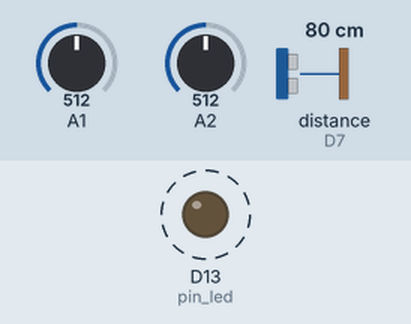
A sketch run on a simulated Arduino Zero (SAMD21). Shown: output pins drawn as LEDs (lit = HIGH). Dashed ring = blinking. Inputs (shaded band) come from the test bench; at power-on: A1 = 512, A2 = 512, distance to the obstacle (sensor on D7) 80 cm (analog values on the 0–1023 scale). The echo pulse lasts 58.3 µs per cm; what the sketch prints to the serial monitor is not drawn.

Above: at 0.03 s.
Timing chart, 0 to 3.0 s (numbered marks = the images above):
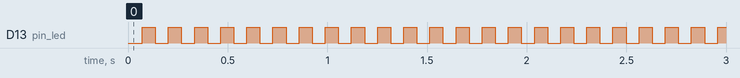

Measured:
- by itself, D13 (pin_led): alternates HIGH for 0.07 s and LOW for 0.07 s

The sketch:

hexo.ino
```cpp
// (licence header left out)
#include <HCSR04.h>

// select the pin for the LED
uint8_t pin_ctrl_pitch = 1;
uint8_t pin_ctrl_mod = 2;
uint8_t pin_led = 13;
uint8_t pin_trig = 8;
uint8_t pin_echo = 7;

// prep for calibration
#define CTRL_PITCH_MIN 1440
#define CTRL_PITCH_MAX 2740
#define CTRL_PITCH_MID 2080
uint16_t ctrl_pitch_min = CTRL_PITCH_MIN;
uint16_t ctrl_pitch_max = CTRL_PITCH_MAX;
uint16_t ctrl_pitch_mid = CTRL_PITCH_MID;
#define CTRL_MOD_MIN 1750
#define CTRL_MOD_MAX 2900
uint16_t ctrl_mod_min = CTRL_MOD_MIN;
uint16_t ctrl_mod_max = CTRL_MOD_MAX;
// dist: distance in mm's, upper bound = freeze previous value
#define CTRL_DIST_MIN 0
#define CTRL_DIST_MAX 200
uint16_t ctrl_dist_min = CTRL_DIST_MIN;
uint16_t ctrl_dist_max = CTRL_DIST_MAX;

// read value coming from the sensor
uint16_t ctrl_pitch_val = 0;
uint16_t ctrl_mod_val = 0;
uint16_t ctrl_dist_val = 0;
uint16_t ctrl_dist_val_prev = 0;

// store normalized value
float ctrl_pitch_norm;
float ctrl_mod_norm;
float ctrl_dist_norm;

// blink
bool blink = false;

 // initialisation class HCSR04 (trig pin , echo pin)
HCSR04 hc(pin_trig, pin_echo);


void setup() {
  // declare the ledPin as an OUTPUT:
  pinMode(pin_led, OUTPUT);

  // Set analog out resolution to max, 10-bits
  analogWriteResolution(10);

  // Set analog input resolution to max, 12-bits
  analogReadResolution(12);

  Serial.begin(38400);
}


void loop() {

  // read
  /*
    dist: cm
  */

  // normalized: map() and constrain()
  // not done in haxophone as it has no knowledge of the physical properties of the sensors

  // read pitch wheel
  ctrl_pitch_val = analogRead(pin_ctrl_pitch);
  ctrl_pitch_norm = map(
                    constrain(ctrl_pitch_val, ctrl_pitch_min, ctrl_pitch_max),
                    ctrl_pitch_min, ctrl_pitch_max,
                    -1000, 1000
                    ) / 1000.0f;

  // read mod wheel
  //    mod: 1410 - 2080 - 2740 (calculated mid 2075)
  ctrl_mod_val = analogRead(pin_ctrl_mod);
  ctrl_mod_norm = map(
                    constrain(ctrl_mod_val, ctrl_mod_min, ctrl_mod_max),
                    ctrl_mod_min, ctrl_mod_max,
                    0, 1000
                    ) / 1000.0f;

  // read distance, convert to whole mm's
  float ctrl_dist_valf = hc.dist(); // cm
  ctrl_dist_val = (int)(ctrl_dist_valf * 10); // mm, int
  if (ctrl_dist_val > ctrl_dist_max)
  {
    ctrl_dist_val = ctrl_dist_val_prev;
  } else {
    ctrl_dist_val_prev = ctrl_dist_val;
  }
  ctrl_dist_norm = map(
                    ctrl_dist_val,
                    ctrl_dist_min, ctrl_dist_max,
                    0, ctrl_dist_max
                    ) / (float)ctrl_dist_max;

  // write to serial port
  // 3 decimal places

  Serial.print(ctrl_pitch_norm, 3);
  Serial.print(",");
  Serial.print(ctrl_mod_norm, 3);
  Serial.print(",");
  Serial.print(ctrl_dist_norm, 3);
  Serial.println("");

  digitalWrite(pin_led, blink);
  blink = !blink;

  delay(60);
}
```
